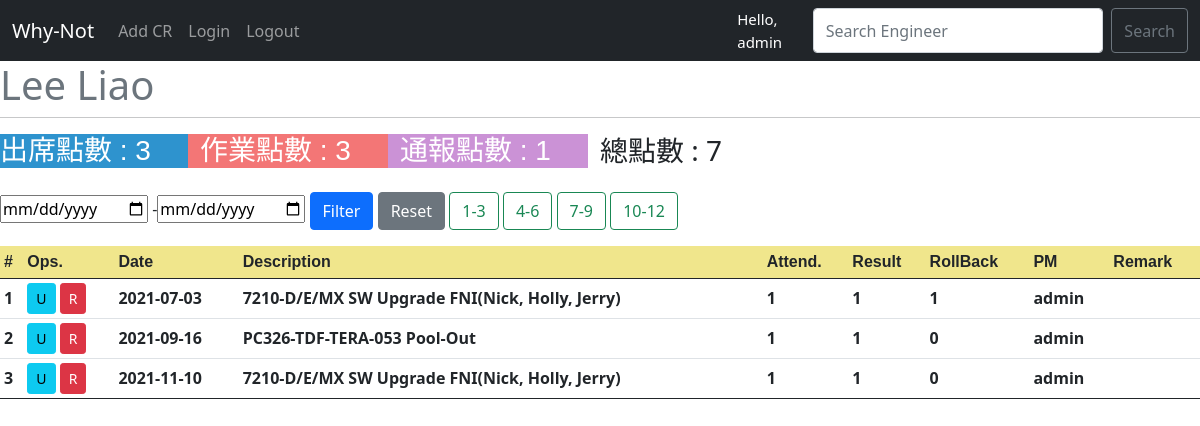
Page /5/ (signed in) on the committed database.
### cr/models.py (models this page shows, shortened)
class Engineer(models.Model):
    name = models.CharField(max_length=20)
    eng_id = models.CharField(max_length=50)
    eng_department = models.CharField(max_length=100)
    created_date = models.DateField(default=datetime.now)
    eng_active = models.BooleanField()

class Task(models.Model):
    class Meta:
        ordering = ['cr_date']
    user = models.ForeignKey(Engineer, on_delete=models.CASCADE)
    pm = models.ForeignKey(st.AUTH_USER_MODEL, null=True, on_delete=models.SET_NULL)
    cr_date = models.DateField()
    project_name = models.CharField(max_length=200, blank=True)
    cr_description = models.CharField(max_length=100)
    cr_project_code = models.CharField(max_length=100, blank=True)
    attendance_point = models.SmallIntegerField(
        choices=(
        (0, "0"),
        (1, "1"),
    )
    )
    result_point = models.SmallIntegerField(
        choices=(
        (0, "0"),
        (1, "1"),
    )
    )
    rollback_point = models.SmallIntegerField(
        blank=True,
        null=True,
        default=0,
        choices=(
        (0, "0"),
        (1, "1"),
    )
    )
    remark = models.CharField(max_length=100, blank=True)

### cr/views.py (the view)
# urls.py: path('<int:user_id>/', views.detail, name='detail'),
def detail(request, user_id):
    user = get_object_or_404(Engineer, pk=user_id)
    current_user = request.user.username
    eng = Engineer.objects.get(pk=user_id)
    caption_text = ""
    if request.GET.get('s1') == '13':
        year = datetime.date.today().year
        query_set = user.task_set.filter(cr_date__range=[f"{year}-01-01", f"{year}-03-31"])
        myFilter = TaskFilter(request.GET, queryset=query_set)
        task_date = myFilter.qs
        caption_text = "1-3月紀錄"
    elif request.GET.get('s2') == '46':
        year = datetime.date.today().year
        query_set = user.task_set.filter(cr_date__range=[f"{year}-04-01", f"{year}-06-30"])
        myFilter = TaskFilter(request.GET, queryset=query_set)
        task_date = myFilter.qs
        caption_text = "4-6月紀錄"
    elif request.GET.get('s3') == '79':
        year = datetime.date.today().year
        query_set = user.task_set.filter(cr_date__range=[f"{year}-07-01", f"{year}-09-30"])
        myFilter = TaskFilter(request.GET, queryset=query_set)
        task_date = myFilter.qs
        caption_text = "7-9月紀錄"
    elif request.GET.get('s4') == '1012':
        year = datetime.date.today().year
        query_set = user.task_set.filter(cr_date__range=[f"{year}-10-01", f"{year}-12-31"])
        myFilter = TaskFilter(request.GET, queryset=query_set)
        task_date = myFilter.qs
        caption_text = "10-12月紀錄"
    else:
        task_date = user.task_set.all()
        myFilter = TaskFilter(request.GET, queryset=task_date)
        task_date = myFilter.qs
    attendance_p = task_date.aggregate(Sum('attendance_point'))
    result_p = task_date.aggregate(Sum('result_point'))
    rollback_p = task_date.aggregate(Sum('rollback_point'))
    total_p = 0
    for k1, v1 in attendance_p.items():
        for k2, v2 in result_p.items():
            for k3, v3 in rollback_p.items():
                if attendance_p[k1] and result_p[k2] and rollback_p[k3] is not None:
                    total_p = attendance_p[k1]+result_p[k2]+rollback_p[k3]
                else:
                    attendance_p[k1] = 0
                    result_p[k2] = 0
                    rollback_p[k3] = 0
    context = {
        'current_user': current_user,
        'user': user,
        'att_p': attendance_p,
        'result_p': result_p,
        'myFilter': myFilter,
        'task_date': task_date,
        'caption_text':caption_text,
        'rollback_p': rollback_p,
        'total_p': total_p,
    }
    return render(request, 'detail.html', context)

### cr/templates/detail.html (shortened to what this page needs)
{% extends 'base.html' %}
{% load crispy_forms_tags %}
{% block content %}
<div class="col">
  <div class="row">
    <small class="text-muted center h1">{{ user.name }}</small><hr/>
    <dl class="row">
      {% for key, value in att_p.items %}
      <dt class="col-sm-2 text-white h3 attendance">出席點數 : {{ value }}</dt>
      {% endfor %}
      {% for key, value in result_p.items %}
      <dt class="col-sm-2  text-white h3 result">作業點數 : {{ value }}</dt>
      {% endfor %}
      {% for key, value in rollback_p.items %}
      <dt class="col-sm-2  text-white h3 rollback">通報點數 : {{ value }}</dt>
      {% endfor %}
      <dt class="col-sm-2  text-dark h3">總點數 : {{ total_p }}</dt>
    </dl>
    <form method="GET" >
      <div class="row">
        <div class="col-10 pb-3">
          {{ myFilter.form}}
          <button class="btn btn-primary" type="submit">Filter</button>
          <a class="btn btn-secondary" href="{% url 'detail' user.id %}">Reset</a>
          <button class="btn btn-outline-success" type="submit" name="s1" value="13">1-3</button>
          <button class="btn btn-outline-success" type="submit" name="s2" value="46">4-6</button>
          <button class="btn btn-outline-success" type="submit" name="s3" value="79">7-9</button>
          <button class="btn btn-outline-success " type="submit" name="s4" value="1012">10-12</button>
        </div>
        <div class="col">
        </div>
      </div>
    </form>
  </div>
</div>
<table class="table table-sm table-hover table-responsive-sm">
    <thead class=" colbar">
      <tr>
        <th scope="col">#</th>
        {% if current_user %}
        <th scope="col">Ops.</th>
        {% else %}
        <th scope="col-sm-"> </th>
        {% endif %}
        <th scope="col">Date</th>
        <th scope="col">Description</th>
        <th scope="col">Attend.</th>
        <th scope="col">Result</th>
        <th scope="col">RollBack</th>
        <th scope="col">PM</th>
        <th scope="col">Remark</th>
      </tr>
    </thead>
    <tbody>
        {% for project in task_date %}
      <tr>
        <th class="align-middle cr_number" scope="row">{{ forloop.counter }}</th>
            <td>
              <span class="user">
              {% if request.user == project.pm %}
              <a class="btn btn-sm btn-info" href="{% url 'update-cr' user.id project.id %}">U</a>
              <a class="btn btn-sm btn-danger" href="{% url 'delete-cr' user.id project.id %}">R</a>
              </span>
              {% endif %}
            </td>
            <td class=" align-middle cr_date ">{{ project.cr_date|date:"Y-m-d" }}</td>
            <td class=" align-middle description ">{{ project.cr_description }}</td>
            <td class=" align-middle attend_point ">{{ project.attendance_point }}</td>
            <td class=" align-middle result_point ">{{ project.result_point }}</td>
            <td class=" align-middle result_point ">{{ project.rollback_point }}</td>
            <td class=" align-middle cr_pm">{{ project.pm.username }}</td>
            <td class=" align-middle cr_remark">{{ project.remark }}</td>
        {% endfor %}
        <caption>{{ caption_text }}</caption>
      </tr>
    </tbody>
  </table>
{% endblock content %}

### cr/templates/base.html (shortened to what this page needs)
<!doctype html>
<html lang="en">
  <head>
    <link href="https://cdn.jsdelivr.net/npm/bootstrap@5.0.1/dist/css/bootstrap.min.css" rel="stylesheet">
  </head>
  <nav class="navbar navbar-expand-lg navbar-dark bg-dark">
    <div class="container-fluid">
      <a class="navbar-brand" href="{% url 'home' %}">Why-Not</a>
      <div class="collapse navbar-collapse" id="navbarSupportedContent">
        <ul class="navbar-nav me-auto mb-2 mb-lg-0">
          <li class="nav-item">
            <a class="nav-link" href="{% url 'add-cr' %}">Add CR</a>
          </li>
          <li class="nav-item">
            <a class="nav-link" href="{% url 'login' %}">Login</a>
          </li>
          <li class="nav-item">
            <a class="nav-link" href="{% url 'logout' %}">Logout</a>
          </li>
        </ul>
        <form class="d-flex" method="POST" action="{% url 'search' %}">
          <span class="hello-msg">Hello, {{request.user}}</span>
          <input class="form-control me-2" type="search" placeholder="Search Engineer" aria-label="Search" name="searched">
          <button class="btn btn-outline-secondary" type="submit">Search</button>
        </form>
      </div>
    </div>
  </nav>
  <body>
    {% block content %}
    {% endblock content %}
  </body>
</html>

### cr/templates/base.html (style rules this page uses)
.hello-msg { font-size: 15px; color: #fff; margin-right: 20px; }

### cr/templates/detail.html (style rules this page uses)
.result { background: rgb(243, 118, 118); font-family: Microsoft JhengHei, sans-serif; }
.attendance { background: rgb(46, 147, 206); font-family: Microsoft JhengHei, sans-serif; }
.colbar { background: khaki; font-family: cursive, sans-serif; }
.cr_date { font-size: medium; font-weight: bold; }
.description { font-size: medium; font-weight: bold; }
.attend_point { font-size: medium; font-weight: bold; }
.result_point { font-size: medium; font-weight: bold; }
.cr_pm { font-size: medium; font-weight: bold; }
.cr_remark { font-size: medium; font-weight: bold; }
.cr_number { font-size: medium; font-weight: bold; }
.rollback { background: rgb(203, 146, 214); font-family: Microsoft JhengHei, sans-serif; }

### rows in the picture
Engineer: name "Lee Liao"
Task: shows "U", cr_date "2021-07-03", cr_description "7210-D/E/MX SW Upgrade FNI(Nick, Holly, Jerry)", attendance_point "1", result_point "1", rollback_point "1", pm.username "admin"
Task: shows "U", cr_date "2021-09-16", cr_description "PC326-TDF-TERA-053 Pool-Out", attendance_point "1", result_point "1", rollback_point "0", pm.username "admin"
Task: shows "U", cr_date "2021-11-10", cr_description "7210-D/E/MX SW Upgrade FNI(Nick, Holly, Jerry)", attendance_point "1", result_point "1", rollback_point "0", pm.username "admin"

### other values in the picture
{{ request.user }} "admin"
{{ value }} "3"
{{ value }} "1"
{{ total_p }} "7"
